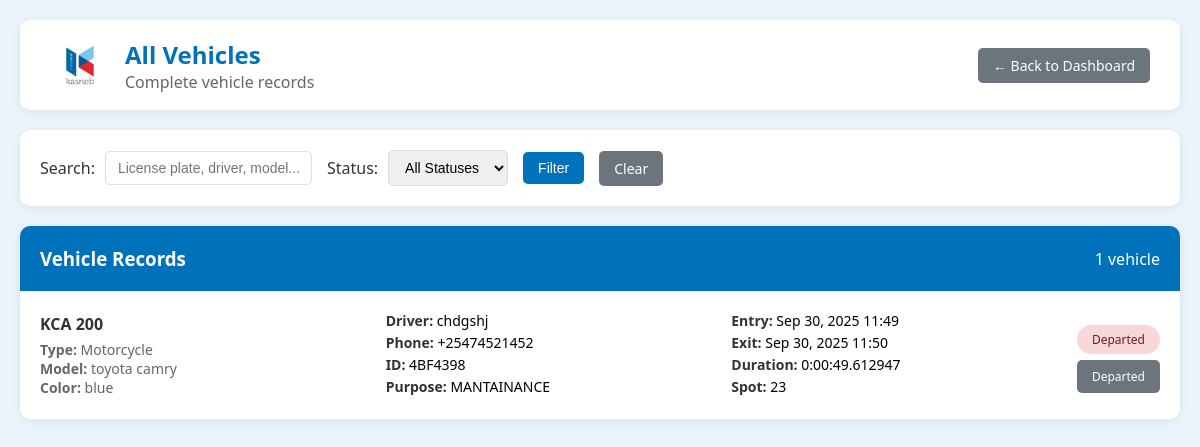
Screenshot of /vehicles/ (signed in) with the database file from the repository.
### main/models.py (models this page shows, shortened)
class Vehicle(models.Model):
    VEHICLE_TYPE_CHOICES = [
        ('car', 'Car'),
        ('motorcycle', 'Motorcycle'),
        ('truck', 'Truck'),
        ('van', 'Van'),
        ('bus', 'Bus'),
        ('other', 'Other'),
    ]
    STATUS_CHOICES = [
        ('parked', 'Parked'),
        ('departed', 'Departed'),
    ]
    license_plate = models.CharField(max_length=20, unique=True)
    vehicle_type = models.CharField(max_length=15, choices=VEHICLE_TYPE_CHOICES)
    make_model = models.CharField(max_length=100, blank=True, null=True)
    color = models.CharField(max_length=30, blank=True, null=True)
    driver_name = models.CharField(max_length=100)
    driver_phone = models.CharField(max_length=20)
    driver_id_number = models.CharField(max_length=20)
    visitor = models.ForeignKey(Visitor, on_delete=models.CASCADE, related_name='vehicles', blank=True, null=True)
    purpose = models.CharField(max_length=200)
    parking_spot = models.CharField(max_length=20, blank=True, null=True)
    entry_time = models.DateTimeField(default=timezone.now)
    exit_time = models.DateTimeField(blank=True, null=True)
    status = models.CharField(max_length=10, choices=STATUS_CHOICES, default='parked')
    security_officer = models.ForeignKey(KasnebUser, on_delete=models.CASCADE, related_name='registered_vehicles')
    special_notes = models.TextField(blank=True, null=True)
    created_at = models.DateTimeField(auto_now_add=True)
    updated_at = models.DateTimeField(auto_now=True)
    class Meta:
        ordering = ['-entry_time']
    @property
    def parking_duration(self):
        if self.exit_time:
            return self.exit_time - self.entry_time
        return timezone.now() - self.entry_time

### main/views.py (the view, shortened to what this page needs)
# urls.py: path('vehicles/', main_views.vehicle_list, name='vehicle_list'),
@login_required
def vehicle_list(request):
    vehicles = Vehicle.objects.all()
    status_filter = request.GET.get('status')
    if status_filter:
        vehicles = vehicles.filter(status=status_filter)
    search_query = request.GET.get('search')
    return render(request, 'main/vehicle_list.html', {'vehicles': vehicles})

### main/templates/main/vehicle_list.html (shortened to what this page needs)
{% load static %}
<!DOCTYPE html>
<html lang="en">
<head>
</head>
<body>
    <div class="header">
        <div style="display: flex; align-items: center; gap: 15px;">
            <img src="{% static 'kasneb.jpg' %}" alt="KASNEB Logo" class="logo">
            <div>
                <h2 style="margin: 0; color: #0072bb;">All Vehicles</h2>
                <p style="margin: 0; color: #666;">Complete vehicle records</p>
            </div>
        </div>
        <div>
            <a href="{% url 'dashboard' %}" class="nav-btn">← Back to Dashboard</a>
        </div>
    </div>
    <div class="filters">
        <form method="get" style="display: flex; gap: 15px; align-items: center; flex-wrap: wrap; width: 100%;">
            <div class="filter-group">
                <label for="search">Search:</label>
                <input type="text" id="search" name="search" value="{{ request.GET.search }}" placeholder="License plate, driver, model...">
            </div>
            <div class="filter-group">
                <label for="status">Status:</label>
                <select id="status" name="status">
                    <option value="">All Statuses</option>
                </select>
            </div>
            <button type="submit" class="btn-filter">Filter</button>
            <a href="{% url 'vehicle_list' %}" class="btn-filter" style="background: #6c757d; text-decoration: none;">Clear</a>
        </form>
    </div>
    <div class="vehicles-container">
        <div class="vehicles-header">
            <h3 style="margin: 0;">Vehicle Records</h3>
            <span>{{ vehicles|length }} vehicle{{ vehicles|length|pluralize }}</span>
        </div>
        {% for vehicle in vehicles %}
        <div class="vehicle-card">
            <div class="vehicle-info">
                <h4>{{ vehicle.license_plate }}</h4>
                <p><strong>Type:</strong> {{ vehicle.get_vehicle_type_display }}</p>
                {% if vehicle.make_model %}
                    <p><strong>Model:</strong> {{ vehicle.make_model }}</p>
                {% endif %}
                {% if vehicle.color %}
                    <p><strong>Color:</strong> {{ vehicle.color }}</p>
                {% endif %}
            </div>
            <div class="driver-details">
                <p><strong>Driver:</strong> {{ vehicle.driver_name }}</p>
                <p><strong>Phone:</strong> {{ vehicle.driver_phone }}</p>
                <p><strong>ID:</strong> {{ vehicle.driver_id_number }}</p>
                <p><strong>Purpose:</strong> {{ vehicle.purpose|truncatechars:30 }}</p>
            </div>
            <div class="driver-details">
                <p><strong>Entry:</strong> {{ vehicle.entry_time|date:"M d, Y H:i" }}</p>
                {% if vehicle.exit_time %}
                    <p><strong>Exit:</strong> {{ vehicle.exit_time|date:"M d, Y H:i" }}</p>
                {% endif %}
                <p><strong>Duration:</strong>
                    {% if vehicle.exit_time %}
                        {{ vehicle.parking_duration }}
                    {% else %}
                        {{ vehicle.parking_duration }} (ongoing)
                    {% endif %}
                </p>
                {% if vehicle.parking_spot %}
                    <p><strong>Spot:</strong> {{ vehicle.parking_spot }}</p>
                {% endif %}
            </div>
            <div style="text-align: center;">
                <div class="status-badge status-{{ vehicle.status }}">
                    {{ vehicle.get_status_display }}
                </div>
                <div style="margin-top: 10px;">
                    {% if vehicle.status == 'parked' %}
                        <a href="{% url 'vehicle_departure' vehicle.id %}" class="action-btn">Mark Departed</a>
                    {% else %}
                        <span class="action-btn disabled">Departed</span>
                    {% endif %}
                </div>
            </div>
        </div>
        {% empty %}
        <div class="no-vehicles">
            <h3>No vehicles found</h3>
            <p>No vehicles match your current filters.</p>
            <a href="{% url 'vehicle_registration' %}" class="btn-filter">Register New Vehicle</a>
        </div>
        {% endfor %}
    </div>
</body>
</html>

### main/templates/main/vehicle_list.html (style rules this page uses)
body { background: #eaf4fb; font-family: 'Segoe UI', Tahoma, Geneva, Verdana, sans-serif; margin: 0; padding: 20px; }
.header { background: #fff; padding: 15px 30px; border-radius: 10px; box-shadow: 0 2px 12px rgba(0,0,0,0.07); margin-bottom: 20px; display: flex; justify-content: space-between; align-items: center; }
.logo { width: 60px; }
.nav-btn { background: #6c757d; color: white; padding: 8px 15px; text-decoration: none; border-radius: 5px; font-size: 14px; }
.filters { background: #fff; padding: 20px; border-radius: 10px; box-shadow: 0 2px 12px rgba(0,0,0,0.07); margin-bottom: 20px; display: flex; gap: 15px; align-items: center; flex-wrap: wrap; }
.filter-group { display: flex; align-items: center; gap: 10px; }
.filter-group label { font-weight: 500; color: #333; }
.filter-group input, .filter-group select { padding: 8px 12px; border: 1px solid #ddd; border-radius: 5px; font-size: 14px; }
.btn-filter { background: #0072bb; color: white; padding: 8px 15px; border: none; border-radius: 5px; cursor: pointer; font-size: 14px; }
.vehicles-container { background: #fff; border-radius: 10px; box-shadow: 0 2px 12px rgba(0,0,0,0.07); overflow: hidden; }
.vehicles-header { background: #0072bb; color: white; padding: 20px; display: flex; justify-content: space-between; align-items: center; }
.vehicle-card { border-bottom: 1px solid #eee; padding: 20px; display: grid; grid-template-columns: 1fr 1fr 1fr auto; gap: 20px; align-items: center; }
.vehicle-card:last-child { border-bottom: none; }
.vehicle-info h4 { margin: 0 0 5px 0; color: #333; }
.vehicle-info p { margin: 0; color: #666; font-size: 14px; }
.driver-details p { margin: 0 0 3px 0; font-size: 14px; }
.driver-details strong { color: #333; }
.status-badge { padding: 6px 12px; border-radius: 15px; font-size: 12px; font-weight: 500; text-align: center; }
.status-departed { background: #f8d7da; color: #721c24; }
.action-btn { background: #28a745; color: white; padding: 8px 15px; text-decoration: none; border-radius: 5px; font-size: 12px; text-align: center; }
.action-btn.disabled { background: #6c757d; cursor: not-allowed; }

### rows the page displays
Vehicle: license_plate "KCA 200", vehicle_type "Motorcycle", make_model "toyota camry", color "blue", driver_name "chdgshj", driver_phone "+25474521452", driver_id_number "4BF4398", purpose "MANTAINANCE", entry_time "Sep 30, 2025 11:49", exit_time "Sep 30, 2025 11:50", parking_duration "0:00:49.612947", parking_spot "23", status "Departed"

### other values shown
{{ vehicles|length }} "1"
